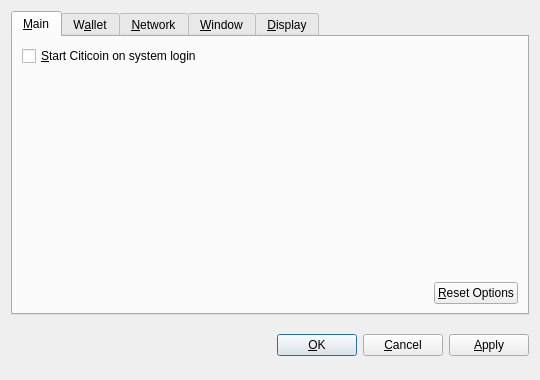
<?xml version="1.0" encoding="UTF-8"?>
<ui version="4.0">
 <class>OptionsDialog</class>
 <widget class="QDialog" name="OptionsDialog">
  <property name="geometry">
   <rect>
    <x>0</x>
    <y>0</y>
    <width>540</width>
    <height>380</height>
   </rect>
  </property>
  <property name="windowTitle">
   <string>Options</string>
  </property>
  <property name="modal">
   <bool>true</bool>
  </property>
  <layout class="QVBoxLayout" name="verticalLayout">
   <item>
    <widget class="QTabWidget" name="tabWidget">
     <property name="tabPosition">
      <enum>QTabWidget::North</enum>
     </property>
     <property name="currentIndex">
      <number>0</number>
     </property>
     <widget class="QWidget" name="tabMain">
      <attribute name="title">
       <string>&amp;Main</string>
      </attribute>
      <layout class="QVBoxLayout" name="verticalLayout_Main">
       <item>
        <widget class="QCheckBox" name="bitcoinAtStartup">
         <property name="toolTip">
          <string>Automatically start Citicoin after logging in to the system.</string>
         </property>
         <property name="text">
          <string>&amp;Start Citicoin on system login</string>
         </property>
        </widget>
       </item>
       <item>
        <spacer name="verticalSpacer_Main">
         <property name="orientation">
          <enum>Qt::Vertical</enum>
         </property>
         <property name="sizeHint" stdset="0">
          <size>
           <width>20</width>
           <height>40</height>
          </size>
         </property>
        </spacer>
       </item>
       <item>
        <layout class="QHBoxLayout" name="horizontalLayout_2_Main">
         <item>
          <spacer name="horizontalSpacer_2_Main">
           <property name="orientation">
            <enum>Qt::Horizontal</enum>
           </property>
           <property name="sizeHint" stdset="0">
            <size>
             <width>40</width>
             <height>20</height>
            </size>
           </property>
          </spacer>
         </item>
         <item>
          <widget class="QPushButton" name="resetButton">
           <property name="toolTip">
            <string>Reset all client options to default.</string>
           </property>
           <property name="text">
            <string>&amp;Reset Options</string>
           </property>
           <property name="autoDefault">
            <bool>false</bool>
           </property>
          </widget>
         </item>
        </layout>
       </item>
      </layout>
     </widget>
     <widget class="QWidget" name="tabWallet">
      <attribute name="title">
       <string>W&amp;allet</string>
      </attribute>
      <layout class="QVBoxLayout" name="verticalLayout_Network">
       <item>
        <widget class="QLabel" name="transactionFeeInfoLabel">
         <property name="text">
          <string>Optional transaction fee per kB that helps make sure your transactions are processed quickly. Most transactions are 1 kB.</string>
         </property>
         <property name="textFormat">
          <enum>Qt::PlainText</enum>
         </property>
         <property name="wordWrap">
          <bool>true</bool>
         </property>
        </widget>
       </item>
       <item>
        <layout class="QHBoxLayout" name="horizontalLayout_1_Main">
         <item>
          <widget class="QLabel" name="transactionFeeLabel">
           <property name="text">
            <string>Pay transaction &amp;fee</string>
           </property>
           <property name="textFormat">
            <enum>Qt::PlainText</enum>
           </property>
           <property name="buddy">
            <cstring>transactionFee</cstring>
           </property>
          </widget>
         </item>
         <item>
          <widget class="BitcoinAmountField" name="transactionFee"/>
         </item>
         <item>
          <spacer name="horizontalSpacer_1_Main">
           <property name="orientation">
            <enum>Qt::Horizontal</enum>
           </property>
           <property name="sizeHint" stdset="0">
            <size>
             <width>40</width>
             <height>20</height>
            </size>
           </property>
          </spacer>
         </item>
        </layout>
       </item>
       <item>
        <widget class="QLabel" name="label">
         <property name="text">
          <string>If you disable the spending of unconfirmed change, the change from a transaction cannot be used until that transaction has at least one confirmation. This also affects how your balance is computed.</string>
         </property>
         <property name="wordWrap">
          <bool>true</bool>
         </property>
        </widget>
       </item>
       <item>
        <widget class="QCheckBox" name="spendZeroConfChange">
         <property name="text">
          <string>Spend unconfirmed change  (experts only)</string>
         </property>
        </widget>
       </item>
       <item>
        <spacer name="verticalSpacer">
         <property name="orientation">
          <enum>Qt::Vertical</enum>
         </property>
         <property name="sizeHint" stdset="0">
          <size>
           <width>20</width>
           <height>40</height>
          </size>
         </property>
        </spacer>
       </item>
      </layout>
     </widget>
     <widget class="QWidget" name="tabNetwork">
      <attribute name="title">
       <string>&amp;Network</string>
      </attribute>
      <layout class="QVBoxLayout" name="verticalLayout_Network">
       <item>
        <widget class="QCheckBox" name="mapPortUpnp">
         <property name="toolTip">
          <string>Automatically open the Citicoin client port on the router. This only works when your router supports UPnP and it is enabled.</string>
         </property>
         <property name="text">
          <string>Map port using &amp;UPnP</string>
         </property>
        </widget>
       </item>
       <item>
        <widget class="QCheckBox" name="connectSocks">
         <property name="toolTip">
          <string>Connect to the Citicoin network through a SOCKS proxy (e.g. when connecting through Tor).</string>
         </property>
         <property name="text">
          <string>&amp;Connect through SOCKS proxy:</string>
         </property>
        </widget>
       </item>
       <item>
        <layout class="QHBoxLayout" name="horizontalLayout_Network">
         <item>
          <widget class="QLabel" name="proxyIpLabel">
           <property name="text">
            <string>Proxy &amp;IP:</string>
           </property>
           <property name="textFormat">
            <enum>Qt::PlainText</enum>
           </property>
           <property name="buddy">
            <cstring>proxyIp</cstring>
           </property>
          </widget>
         </item>
         <item>
          <widget class="QValidatedLineEdit" name="proxyIp">
           <property name="maximumSize">
            <size>
             <width>140</width>
             <height>16777215</height>
            </size>
           </property>
           <property name="toolTip">
            <string>IP address of the proxy (e.g. 127.0.0.1)</string>
           </property>
          </widget>
         </item>
         <item>
          <widget class="QLabel" name="proxyPortLabel">
           <property name="text">
            <string>&amp;Port:</string>
           </property>
           <property name="textFormat">
            <enum>Qt::PlainText</enum>
           </property>
           <property name="buddy">
            <cstring>proxyPort</cstring>
           </property>
          </widget>
         </item>
         <item>
          <widget class="QLineEdit" name="proxyPort">
           <property name="maximumSize">
            <size>
             <width>55</width>
             <height>16777215</height>
            </size>
           </property>
           <property name="toolTip">
            <string>Port of the proxy (e.g. 9050)</string>
           </property>
          </widget>
         </item>
         <item>
          <widget class="QLabel" name="socksVersionLabel">
           <property name="text">
            <string>SOCKS &amp;Version:</string>
           </property>
           <property name="textFormat">
            <enum>Qt::PlainText</enum>
           </property>
           <property name="buddy">
            <cstring>socksVersion</cstring>
           </property>
          </widget>
         </item>
         <item>
          <widget class="QValueComboBox" name="socksVersion">
           <property name="toolTip">
            <string>SOCKS version of the proxy (e.g. 5)</string>
           </property>
          </widget>
         </item>
         <item>
          <spacer name="horizontalSpacer_Network">
           <property name="orientation">
            <enum>Qt::Horizontal</enum>
           </property>
           <property name="sizeHint" stdset="0">
            <size>
             <width>40</width>
             <height>20</height>
            </size>
           </property>
          </spacer>
         </item>
        </layout>
       </item>
       <item>
        <spacer name="verticalSpacer_Network">
         <property name="orientation">
          <enum>Qt::Vertical</enum>
         </property>
         <property name="sizeHint" stdset="0">
          <size>
           <width>20</width>
           <height>40</height>
          </size>
         </property>
        </spacer>
       </item>
      </layout>
     </widget>
     <widget class="QWidget" name="tabWindow">
      <attribute name="title">
       <string>&amp;Window</string>
      </attribute>
      <layout class="QVBoxLayout" name="verticalLayout_Window">
       <item>
        <widget class="QCheckBox" name="minimizeToTray">
         <property name="toolTip">
          <string>Show only a tray icon after minimizing the window.</string>
         </property>
         <property name="text">
          <string>&amp;Minimize to the tray instead of the taskbar</string>
         </property>
        </widget>
       </item>
       <item>
        <widget class="QCheckBox" name="minimizeOnClose">
         <property name="toolTip">
          <string>Minimize instead of exit the application when the window is closed. When this option is enabled, the application will be closed only after selecting Quit in the menu.</string>
         </property>
         <property name="text">
          <string>M&amp;inimize on close</string>
         </property>
        </widget>
       </item>
       <item>
        <spacer name="verticalSpacer_Window">
         <property name="orientation">
          <enum>Qt::Vertical</enum>
         </property>
         <property name="sizeHint" stdset="0">
          <size>
           <width>20</width>
           <height>40</height>
          </size>
         </property>
        </spacer>
       </item>
      </layout>
     </widget>
     <widget class="QWidget" name="tabDisplay">
      <attribute name="title">
       <string>&amp;Display</string>
      </attribute>
      <layout class="QVBoxLayout" name="verticalLayout_Display">
       <item>
        <layout class="QHBoxLayout" name="horizontalLayout_1_Display">
         <item>
          <widget class="QLabel" name="langLabel">
           <property name="text">
            <string>User Interface &amp;language:</string>
           </property>
           <property name="textFormat">
            <enum>Qt::PlainText</enum>
           </property>
           <property name="buddy">
            <cstring>lang</cstring>
           </property>
          </widget>
         </item>
         <item>
          <widget class="QValueComboBox" name="lang">
           <property name="toolTip">
            <string>The user interface language can be set here. This setting will take effect after restarting Citicoin.</string>
           </property>
          </widget>
         </item>
        </layout>
       </item>
       <item>
        <layout class="QHBoxLayout" name="horizontalLayout_2_Display">
         <item>
          <widget class="QLabel" name="unitLabel">
           <property name="text">
            <string>&amp;Unit to show amounts in:</string>
           </property>
           <property name="textFormat">
            <enum>Qt::PlainText</enum>
           </property>
           <property name="buddy">
            <cstring>unit</cstring>
           </property>
          </widget>
         </item>
         <item>
          <widget class="QValueComboBox" name="unit">
           <property name="toolTip">
            <string>Choose the default subdivision unit to show in the interface and when sending coins.</string>
           </property>
          </widget>
         </item>
        </layout>
       </item>
       <item>
        <widget class="QCheckBox" name="displayAddresses">
         <property name="toolTip">
          <string>Whether to show Citicoin addresses in the transaction list or not.</string>
         </property>
         <property name="text">
          <string>&amp;Display addresses in transaction list</string>
         </property>
        </widget>
       </item>
       <item>
        <widget class="QCheckBox" name="coinControlFeatures">
         <property name="toolTip">
          <string>Whether to show coin control features or not.</string>
         </property>
         <property name="text">
          <string>Display coin &amp;control features (experts only!)</string>
         </property>
        </widget>
       </item>
       <item>
        <spacer name="verticalSpacer_Display">
         <property name="orientation">
          <enum>Qt::Vertical</enum>
         </property>
         <property name="sizeHint" stdset="0">
          <size>
           <width>20</width>
           <height>40</height>
          </size>
         </property>
        </spacer>
       </item>
      </layout>
     </widget>
    </widget>
   </item>
   <item>
    <layout class="QHBoxLayout" name="horizontalLayout_Buttons">
     <item>
      <spacer name="horizontalSpacer_1">
       <property name="orientation">
        <enum>Qt::Horizontal</enum>
       </property>
       <property name="sizeHint" stdset="0">
        <size>
         <width>40</width>
         <height>48</height>
        </size>
       </property>
      </spacer>
     </item>
     <item>
      <widget class="QLabel" name="statusLabel">
       <property name="font">
        <font>
         <weight>75</weight>
         <bold>true</bold>
        </font>
       </property>
       <property name="text">
        <string/>
       </property>
       <property name="textFormat">
        <enum>Qt::PlainText</enum>
       </property>
       <property name="wordWrap">
        <bool>true</bool>
       </property>
      </widget>
     </item>
     <item>
      <spacer name="horizontalSpacer_2">
       <property name="orientation">
        <enum>Qt::Horizontal</enum>
       </property>
       <property name="sizeHint" stdset="0">
        <size>
         <width>40</width>
         <height>48</height>
        </size>
       </property>
      </spacer>
     </item>
     <item>
      <widget class="QPushButton" name="okButton">
       <property name="text">
        <string>&amp;OK</string>
       </property>
      </widget>
     </item>
     <item>
      <widget class="QPushButton" name="cancelButton">
       <property name="text">
        <string>&amp;Cancel</string>
       </property>
       <property name="autoDefault">
        <bool>false</bool>
       </property>
      </widget>
     </item>
     <item>
      <widget class="QPushButton" name="applyButton">
       <property name="text">
        <string>&amp;Apply</string>
       </property>
       <property name="autoDefault">
        <bool>false</bool>
       </property>
      </widget>
     </item>
    </layout>
   </item>
  </layout>
 </widget>
 <customwidgets>
  <customwidget>
   <class>BitcoinAmountField</class>
   <extends>QSpinBox</extends>
   <header>bitcoinamountfield.h</header>
  </customwidget>
  <customwidget>
   <class>QValueComboBox</class>
   <extends>QComboBox</extends>
   <header>qvaluecombobox.h</header>
  </customwidget>
  <customwidget>
   <class>QValidatedLineEdit</class>
   <extends>QLineEdit</extends>
   <header>qvalidatedlineedit.h</header>
  </customwidget>
 </customwidgets>
 <resources/>
 <connections/>
</ui>
